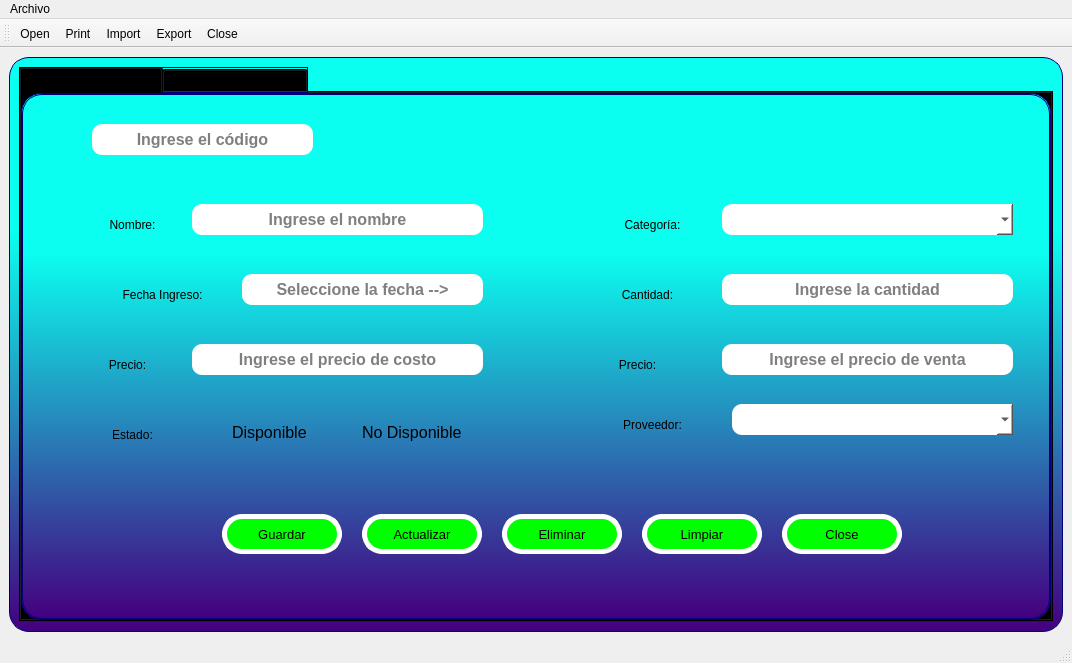
<?xml version="1.0" encoding="UTF-8"?>
<ui version="4.0">
 <class>MainWindowMain</class>
 <widget class="QMainWindow" name="MainWindowMain">
  <property name="geometry">
   <rect>
    <x>0</x>
    <y>0</y>
    <width>1072</width>
    <height>663</height>
   </rect>
  </property>
  <property name="windowTitle">
   <string>Gestión de Productos</string>
  </property>
  <widget class="QWidget" name="centralwidget">
   <layout class="QVBoxLayout" name="verticalLayout">
    <item>
     <widget class="QFrame" name="frame">
      <property name="styleSheet">
       <string notr="true">background-color: qlineargradient(spread:reflect, x1:0.543, y1:0, x2:0.541, y2:1, stop:0.300766 rgba(11, 255, 240, 255), stop:1 rgba(68, 0, 127, 255));

border-radius:20px;
border:1px solid #00007f;</string>
      </property>
      <property name="frameShape">
       <enum>QFrame::StyledPanel</enum>
      </property>
      <property name="frameShadow">
       <enum>QFrame::Raised</enum>
      </property>
      <layout class="QVBoxLayout" name="verticalLayout_2">
       <item>
        <widget class="QTabWidget" name="tabWidget">
         <property name="tabShape">
          <enum>QTabWidget::Rounded</enum>
         </property>
         <property name="currentIndex">
          <number>0</number>
         </property>
         <widget class="QWidget" name="tab_2">
          <attribute name="title">
           <string>Registro de Productos</string>
          </attribute>
          <widget class="QLabel" name="label_2">
           <property name="geometry">
            <rect>
             <x>70</x>
             <y>120</y>
             <width>81</width>
             <height>21</height>
            </rect>
           </property>
           <property name="styleSheet">
            <string notr="true">background-color: rgba(0, 0, 0,0%);
font: 75 16pt &quot;Arial&quot;;
border:none</string>
           </property>
           <property name="text">
            <string>Nombre:</string>
           </property>
           <property name="alignment">
            <set>Qt::AlignCenter</set>
           </property>
          </widget>
          <widget class="QLineEdit" name="TxtName">
           <property name="geometry">
            <rect>
             <x>170</x>
             <y>110</y>
             <width>291</width>
             <height>31</height>
            </rect>
           </property>
           <property name="font">
            <font>
             <pointsize>12</pointsize>
             <weight>75</weight>
             <bold>true</bold>
            </font>
           </property>
           <property name="styleSheet">
            <string notr="true">background-color: rgb(255, 255, 255,255);
border-radius:10px;
border:none</string>
           </property>
           <property name="alignment">
            <set>Qt::AlignCenter</set>
           </property>
           <property name="placeholderText">
            <string>Ingrese el nombre</string>
           </property>
          </widget>
          <widget class="QLabel" name="label_3">
           <property name="geometry">
            <rect>
             <x>580</x>
             <y>120</y>
             <width>101</width>
             <height>21</height>
            </rect>
           </property>
           <property name="styleSheet">
            <string notr="true">background-color: rgba(0, 0, 0,0%);
font: 75 16pt &quot;Arial&quot;;
border:none</string>
           </property>
           <property name="text">
            <string>Categoría:</string>
           </property>
           <property name="alignment">
            <set>Qt::AlignCenter</set>
           </property>
          </widget>
          <widget class="QPushButton" name="BtnClose">
           <property name="geometry">
            <rect>
             <x>760</x>
             <y>420</y>
             <width>120</width>
             <height>40</height>
            </rect>
           </property>
           <property name="font">
            <font>
             <family>MS Shell Dlg 2</family>
             <pointsize>10</pointsize>
             <weight>9</weight>
             <italic>false</italic>
             <bold>false</bold>
            </font>
           </property>
           <property name="styleSheet">
            <string notr="true">QPushButton{
font: 75 10pt &quot;MS Shell Dlg 2&quot;;
background-color: rgb(0, 255, 0);
font: 75 10pt &quot;MS Shell Dlg 2&quot;;
border:5px solid #ffffff;
}

QPushButton:hover{
background-color: rgb(255, 255, 0);
font: 75 10pt &quot;MS Shell Dlg 2&quot;;
border:5px solid #0000f;
}</string>
           </property>
           <property name="text">
            <string>Close</string>
           </property>
           <property name="icon">
            <iconset>
             <normaloff>../Actividad2/close.png</normaloff>../Actividad2/close.png</iconset>
           </property>
           <property name="iconSize">
            <size>
             <width>30</width>
             <height>30</height>
            </size>
           </property>
          </widget>
          <widget class="QPushButton" name="BtnDelete">
           <property name="geometry">
            <rect>
             <x>480</x>
             <y>420</y>
             <width>120</width>
             <height>40</height>
            </rect>
           </property>
           <property name="font">
            <font>
             <family>MS Shell Dlg 2</family>
             <pointsize>10</pointsize>
             <weight>9</weight>
             <italic>false</italic>
             <bold>false</bold>
            </font>
           </property>
           <property name="styleSheet">
            <string notr="true">QPushButton{
font: 75 10pt &quot;MS Shell Dlg 2&quot;;
background-color: rgb(0, 255, 0);
font: 75 10pt &quot;MS Shell Dlg 2&quot;;
border:5px solid #ffffff;
}

QPushButton:hover{
background-color: rgb(255, 255, 0);
font: 75 10pt &quot;MS Shell Dlg 2&quot;;
border:5px solid #0000f;
}</string>
           </property>
           <property name="text">
            <string>Eliminar</string>
           </property>
           <property name="icon">
            <iconset>
             <normaloff>../Actividad2/delete.png</normaloff>../Actividad2/delete.png</iconset>
           </property>
           <property name="iconSize">
            <size>
             <width>30</width>
             <height>30</height>
            </size>
           </property>
          </widget>
          <widget class="QPushButton" name="BtnClean">
           <property name="geometry">
            <rect>
             <x>620</x>
             <y>420</y>
             <width>120</width>
             <height>40</height>
            </rect>
           </property>
           <property name="font">
            <font>
             <family>MS Shell Dlg 2</family>
             <pointsize>10</pointsize>
             <weight>9</weight>
             <italic>false</italic>
             <bold>false</bold>
            </font>
           </property>
           <property name="styleSheet">
            <string notr="true">QPushButton{
font: 75 10pt &quot;MS Shell Dlg 2&quot;;
background-color: rgb(0, 255, 0);
font: 75 10pt &quot;MS Shell Dlg 2&quot;;
border:5px solid #ffffff;
}

QPushButton:hover{
background-color: rgb(255, 255, 0);
font: 75 10pt &quot;MS Shell Dlg 2&quot;;
border:5px solid #0000f;
}</string>
           </property>
           <property name="text">
            <string>Limpiar</string>
           </property>
           <property name="icon">
            <iconset>
             <normaloff>../Actividad2/papelera.png</normaloff>../Actividad2/papelera.png</iconset>
           </property>
           <property name="iconSize">
            <size>
             <width>30</width>
             <height>30</height>
            </size>
           </property>
          </widget>
          <widget class="QPushButton" name="BtnUpdate">
           <property name="geometry">
            <rect>
             <x>340</x>
             <y>420</y>
             <width>120</width>
             <height>40</height>
            </rect>
           </property>
           <property name="font">
            <font>
             <family>MS Shell Dlg 2</family>
             <pointsize>10</pointsize>
             <weight>9</weight>
             <italic>false</italic>
             <bold>false</bold>
            </font>
           </property>
           <property name="styleSheet">
            <string notr="true">QPushButton{
font: 75 10pt &quot;MS Shell Dlg 2&quot;;
background-color: rgb(0, 255, 0);
font: 75 10pt &quot;MS Shell Dlg 2&quot;;
border:5px solid #ffffff;
}

QPushButton:hover{
background-color: rgb(255, 255, 0);
font: 75 10pt &quot;MS Shell Dlg 2&quot;;
border:5px solid #0000f;
}</string>
           </property>
           <property name="text">
            <string>Actualizar</string>
           </property>
           <property name="icon">
            <iconset>
             <normaloff>../Actividad2/modify.png</normaloff>../Actividad2/modify.png</iconset>
           </property>
           <property name="iconSize">
            <size>
             <width>30</width>
             <height>30</height>
            </size>
           </property>
          </widget>
          <widget class="QPushButton" name="BtnSave">
           <property name="geometry">
            <rect>
             <x>200</x>
             <y>420</y>
             <width>120</width>
             <height>40</height>
            </rect>
           </property>
           <property name="font">
            <font>
             <family>MS Shell Dlg 2</family>
             <pointsize>10</pointsize>
             <weight>9</weight>
             <italic>false</italic>
             <bold>false</bold>
            </font>
           </property>
           <property name="styleSheet">
            <string notr="true">QPushButton{
font: 75 10pt &quot;MS Shell Dlg 2&quot;;
background-color: rgb(0, 255, 0);
font: 75 10pt &quot;MS Shell Dlg 2&quot;;
border:5px solid #ffffff;
}

QPushButton:hover{
background-color: rgb(255, 255, 0);
font: 75 10pt &quot;MS Shell Dlg 2&quot;;
border:5px solid #0000f;
}</string>
           </property>
           <property name="text">
            <string>Guardar</string>
           </property>
           <property name="icon">
            <iconset>
             <normaloff>../Actividad2/save.png</normaloff>../Actividad2/save.png</iconset>
           </property>
           <property name="iconSize">
            <size>
             <width>30</width>
             <height>30</height>
            </size>
           </property>
          </widget>
          <widget class="QLineEdit" name="TxtPriceC">
           <property name="geometry">
            <rect>
             <x>170</x>
             <y>250</y>
             <width>291</width>
             <height>31</height>
            </rect>
           </property>
           <property name="font">
            <font>
             <pointsize>12</pointsize>
             <weight>75</weight>
             <bold>true</bold>
            </font>
           </property>
           <property name="styleSheet">
            <string notr="true">background-color: rgb(255, 255, 255,255);
border-radius:10px;
border:none</string>
           </property>
           <property name="alignment">
            <set>Qt::AlignCenter</set>
           </property>
           <property name="placeholderText">
            <string>Ingrese el precio de costo</string>
           </property>
          </widget>
          <widget class="QLabel" name="label_4">
           <property name="geometry">
            <rect>
             <x>60</x>
             <y>260</y>
             <width>91</width>
             <height>21</height>
            </rect>
           </property>
           <property name="styleSheet">
            <string notr="true">background-color: rgba(0, 0, 0,0%);
font: 75 16pt &quot;Arial&quot;;
border:none</string>
           </property>
           <property name="text">
            <string>Precio:</string>
           </property>
           <property name="alignment">
            <set>Qt::AlignCenter</set>
           </property>
          </widget>
          <widget class="QLineEdit" name="TxtPriceV">
           <property name="geometry">
            <rect>
             <x>700</x>
             <y>250</y>
             <width>291</width>
             <height>31</height>
            </rect>
           </property>
           <property name="font">
            <font>
             <pointsize>12</pointsize>
             <weight>75</weight>
             <bold>true</bold>
            </font>
           </property>
           <property name="styleSheet">
            <string notr="true">background-color: rgb(255, 255, 255,255);
border-radius:10px;
border:none</string>
           </property>
           <property name="alignment">
            <set>Qt::AlignCenter</set>
           </property>
           <property name="placeholderText">
            <string>Ingrese el precio de venta</string>
           </property>
          </widget>
          <widget class="QLabel" name="label_5">
           <property name="geometry">
            <rect>
             <x>580</x>
             <y>260</y>
             <width>71</width>
             <height>21</height>
            </rect>
           </property>
           <property name="styleSheet">
            <string notr="true">background-color: rgba(0, 0, 0,0%);
font: 75 16pt &quot;Arial&quot;;
border:none</string>
           </property>
           <property name="text">
            <string>Precio:</string>
           </property>
           <property name="alignment">
            <set>Qt::AlignCenter</set>
           </property>
          </widget>
          <widget class="QLabel" name="label_6">
           <property name="geometry">
            <rect>
             <x>70</x>
             <y>330</y>
             <width>81</width>
             <height>21</height>
            </rect>
           </property>
           <property name="styleSheet">
            <string notr="true">background-color: rgba(0, 0, 0,0%);
font: 75 16pt &quot;Arial&quot;;
border:none</string>
           </property>
           <property name="text">
            <string>Estado:</string>
           </property>
           <property name="alignment">
            <set>Qt::AlignCenter</set>
           </property>
          </widget>
          <widget class="QLineEdit" name="TxtStock">
           <property name="geometry">
            <rect>
             <x>700</x>
             <y>180</y>
             <width>291</width>
             <height>31</height>
            </rect>
           </property>
           <property name="font">
            <font>
             <pointsize>12</pointsize>
             <weight>75</weight>
             <bold>true</bold>
            </font>
           </property>
           <property name="styleSheet">
            <string notr="true">background-color: rgb(255, 255, 255,255);
border-radius:10px;
border:none</string>
           </property>
           <property name="alignment">
            <set>Qt::AlignCenter</set>
           </property>
           <property name="placeholderText">
            <string>Ingrese la cantidad</string>
           </property>
          </widget>
          <widget class="QLabel" name="label_7">
           <property name="geometry">
            <rect>
             <x>580</x>
             <y>190</y>
             <width>91</width>
             <height>21</height>
            </rect>
           </property>
           <property name="styleSheet">
            <string notr="true">background-color: rgba(0, 0, 0,0%);
font: 75 16pt &quot;Arial&quot;;
border:none</string>
           </property>
           <property name="text">
            <string>Cantidad:</string>
           </property>
           <property name="alignment">
            <set>Qt::AlignCenter</set>
           </property>
          </widget>
          <widget class="QLabel" name="label_9">
           <property name="geometry">
            <rect>
             <x>580</x>
             <y>320</y>
             <width>101</width>
             <height>21</height>
            </rect>
           </property>
           <property name="styleSheet">
            <string notr="true">background-color: rgba(0, 0, 0,0%);
font: 75 16pt &quot;Arial&quot;;
border:none</string>
           </property>
           <property name="text">
            <string>Proveedor:</string>
           </property>
           <property name="alignment">
            <set>Qt::AlignCenter</set>
           </property>
          </widget>
          <widget class="QLabel" name="label_10">
           <property name="geometry">
            <rect>
             <x>70</x>
             <y>190</y>
             <width>141</width>
             <height>21</height>
            </rect>
           </property>
           <property name="styleSheet">
            <string notr="true">background-color: rgba(0, 0, 0,0%);
font: 75 16pt &quot;Arial&quot;;
border:none</string>
           </property>
           <property name="text">
            <string>Fecha Ingreso:</string>
           </property>
           <property name="alignment">
            <set>Qt::AlignCenter</set>
           </property>
          </widget>
          <widget class="QComboBox" name="CbCategory">
           <property name="geometry">
            <rect>
             <x>700</x>
             <y>110</y>
             <width>291</width>
             <height>31</height>
            </rect>
           </property>
           <property name="font">
            <font>
             <pointsize>12</pointsize>
             <weight>75</weight>
             <bold>true</bold>
            </font>
           </property>
           <property name="toolTipDuration">
            <number>-3</number>
           </property>
           <property name="layoutDirection">
            <enum>Qt::LeftToRight</enum>
           </property>
           <property name="styleSheet">
            <string notr="true">background-color: rgb(255, 255, 255,255);
border-radius:10px;
border:none</string>
           </property>
           <property name="editable">
            <bool>true</bool>
           </property>
           <property name="currentText">
            <string/>
           </property>
          </widget>
          <widget class="QComboBox" name="CbSupplier">
           <property name="geometry">
            <rect>
             <x>710</x>
             <y>310</y>
             <width>281</width>
             <height>31</height>
            </rect>
           </property>
           <property name="font">
            <font>
             <pointsize>12</pointsize>
             <weight>75</weight>
             <bold>true</bold>
            </font>
           </property>
           <property name="toolTipDuration">
            <number>1</number>
           </property>
           <property name="styleSheet">
            <string notr="true">background-color: rgb(255, 255, 255,255);
border-radius:10px;
border:none</string>
           </property>
          </widget>
          <widget class="QRadioButton" name="RbAvailable">
           <property name="geometry">
            <rect>
             <x>190</x>
             <y>330</y>
             <width>101</width>
             <height>17</height>
            </rect>
           </property>
           <property name="font">
            <font>
             <pointsize>12</pointsize>
             <weight>50</weight>
             <bold>false</bold>
            </font>
           </property>
           <property name="styleSheet">
            <string notr="true">background-color: rgba(0, 0, 0,0%);
border:none</string>
           </property>
           <property name="text">
            <string>Disponible</string>
           </property>
           <attribute name="buttonGroup">
            <string notr="true">ButGroupStatus</string>
           </attribute>
          </widget>
          <widget class="QPushButton" name="BtnSearch_2">
           <property name="geometry">
            <rect>
             <x>310</x>
             <y>30</y>
             <width>29</width>
             <height>25</height>
            </rect>
           </property>
           <property name="autoFillBackground">
            <bool>false</bool>
           </property>
           <property name="styleSheet">
            <string notr="true">background-color: rgba(0, 0, 0,0%);
border:none</string>
           </property>
           <property name="text">
            <string/>
           </property>
           <property name="icon">
            <iconset>
             <normaloff>../Actividad2/lupa.png</normaloff>../Actividad2/lupa.png</iconset>
           </property>
           <property name="iconSize">
            <size>
             <width>25</width>
             <height>25</height>
            </size>
           </property>
          </widget>
          <widget class="QLineEdit" name="TxtId">
           <property name="geometry">
            <rect>
             <x>70</x>
             <y>30</y>
             <width>221</width>
             <height>31</height>
            </rect>
           </property>
           <property name="font">
            <font>
             <pointsize>12</pointsize>
             <weight>75</weight>
             <bold>true</bold>
            </font>
           </property>
           <property name="styleSheet">
            <string notr="true">background-color: rgb(255, 255, 255,255);
border-radius:10px;
border:none</string>
           </property>
           <property name="alignment">
            <set>Qt::AlignCenter</set>
           </property>
           <property name="placeholderText">
            <string>Ingrese el código</string>
           </property>
          </widget>
          <widget class="QLineEdit" name="TxtDate">
           <property name="geometry">
            <rect>
             <x>220</x>
             <y>180</y>
             <width>241</width>
             <height>31</height>
            </rect>
           </property>
           <property name="font">
            <font>
             <pointsize>12</pointsize>
             <weight>75</weight>
             <bold>true</bold>
            </font>
           </property>
           <property name="styleSheet">
            <string notr="true">background-color: rgb(255, 255, 255,255);
border-radius:10px;
border:none</string>
           </property>
           <property name="alignment">
            <set>Qt::AlignCenter</set>
           </property>
           <property name="placeholderText">
            <string>Seleccione la fecha --&gt;</string>
           </property>
          </widget>
          <widget class="QPushButton" name="BtnCalendar">
           <property name="geometry">
            <rect>
             <x>470</x>
             <y>175</y>
             <width>40</width>
             <height>40</height>
            </rect>
           </property>
           <property name="styleSheet">
            <string notr="true">background-color: rgba(0, 0, 0,0%);
border:none</string>
           </property>
           <property name="text">
            <string/>
           </property>
           <property name="icon">
            <iconset>
             <normaloff>images/dateta.png</normaloff>images/dateta.png</iconset>
           </property>
           <property name="iconSize">
            <size>
             <width>50</width>
             <height>50</height>
            </size>
           </property>
          </widget>
          <widget class="QLabel" name="LbStatus">
           <property name="geometry">
            <rect>
             <x>20</x>
             <y>490</y>
             <width>991</width>
             <height>20</height>
            </rect>
           </property>
           <property name="styleSheet">
            <string notr="true">background-color: rgba(0, 0, 0,0%);
color: rgb(0, 255, 127);
font: 75 10pt &quot;Arial&quot;;
border:none</string>
           </property>
           <property name="text">
            <string/>
           </property>
          </widget>
          <widget class="QLabel" name="LbWelcome">
           <property name="geometry">
            <rect>
             <x>810</x>
             <y>530</y>
             <width>241</width>
             <height>20</height>
            </rect>
           </property>
           <property name="font">
            <font>
             <family>Arial</family>
             <pointsize>12</pointsize>
             <weight>9</weight>
             <italic>false</italic>
             <bold>false</bold>
            </font>
           </property>
           <property name="styleSheet">
            <string notr="true">background-color: rgba(0, 0, 0,0%);
color: rgb(0, 255, 127);
font: 75 12pt &quot;Arial&quot;;
border:none</string>
           </property>
           <property name="text">
            <string/>
           </property>
           <property name="alignment">
            <set>Qt::AlignRight|Qt::AlignTrailing|Qt::AlignVCenter</set>
           </property>
          </widget>
          <widget class="QRadioButton" name="RbNotAvailable">
           <property name="geometry">
            <rect>
             <x>320</x>
             <y>330</y>
             <width>131</width>
             <height>17</height>
            </rect>
           </property>
           <property name="font">
            <font>
             <pointsize>12</pointsize>
             <weight>50</weight>
             <bold>false</bold>
            </font>
           </property>
           <property name="styleSheet">
            <string notr="true">background-color: rgba(0, 0, 0,0%);
border:none</string>
           </property>
           <property name="text">
            <string>No Disponible</string>
           </property>
           <attribute name="buttonGroup">
            <string notr="true">ButGroupStatus</string>
           </attribute>
          </widget>
         </widget>
         <widget class="QWidget" name="tab">
          <attribute name="title">
           <string>Consulta de Productos</string>
          </attribute>
          <widget class="QPushButton" name="BtnSearch">
           <property name="geometry">
            <rect>
             <x>270</x>
             <y>80</y>
             <width>29</width>
             <height>25</height>
            </rect>
           </property>
           <property name="autoFillBackground">
            <bool>false</bool>
           </property>
           <property name="styleSheet">
            <string notr="true">background-color: rgba(0, 0, 0,0%);
border:none</string>
           </property>
           <property name="text">
            <string/>
           </property>
           <property name="icon">
            <iconset>
             <normaloff>../Actividad2/lupa.png</normaloff>../Actividad2/lupa.png</iconset>
           </property>
           <property name="iconSize">
            <size>
             <width>25</width>
             <height>25</height>
            </size>
           </property>
          </widget>
          <widget class="QTableWidget" name="cliTable">
           <property name="geometry">
            <rect>
             <x>30</x>
             <y>140</y>
             <width>931</width>
             <height>351</height>
            </rect>
           </property>
           <property name="contextMenuPolicy">
            <enum>Qt::NoContextMenu</enum>
           </property>
           <property name="autoFillBackground">
            <bool>false</bool>
           </property>
           <property name="styleSheet">
            <string notr="true">background-color: rgba(0, 0, 0,0%);
border:none</string>
           </property>
           <property name="verticalScrollBarPolicy">
            <enum>Qt::ScrollBarAlwaysOn</enum>
           </property>
           <property name="horizontalScrollBarPolicy">
            <enum>Qt::ScrollBarAlwaysOn</enum>
           </property>
           <property name="sizeAdjustPolicy">
            <enum>QAbstractScrollArea::AdjustIgnored</enum>
           </property>
           <property name="dragEnabled">
            <bool>false</bool>
           </property>
           <property name="alternatingRowColors">
            <bool>false</bool>
           </property>
           <property name="textElideMode">
            <enum>Qt::ElideMiddle</enum>
           </property>
           <property name="horizontalScrollMode">
            <enum>QAbstractItemView::ScrollPerItem</enum>
           </property>
           <property name="showGrid">
            <bool>true</bool>
           </property>
           <property name="gridStyle">
            <enum>Qt::SolidLine</enum>
           </property>
           <property name="cornerButtonEnabled">
            <bool>true</bool>
           </property>
           <property name="rowCount">
            <number>5</number>
           </property>
           <attribute name="horizontalHeaderCascadingSectionResizes">
            <bool>true</bool>
           </attribute>
           <attribute name="horizontalHeaderDefaultSectionSize">
            <number>120</number>
           </attribute>
           <attribute name="horizontalHeaderHighlightSections">
            <bool>true</bool>
           </attribute>
           <attribute name="horizontalHeaderMinimumSectionSize">
            <number>50</number>
           </attribute>
           <attribute name="horizontalHeaderShowSortIndicator" stdset="0">
            <bool>false</bool>
           </attribute>
           <attribute name="verticalHeaderCascadingSectionResizes">
            <bool>true</bool>
           </attribute>
           <attribute name="verticalHeaderDefaultSectionSize">
            <number>20</number>
           </attribute>
           <attribute name="verticalHeaderHighlightSections">
            <bool>true</bool>
           </attribute>
           <attribute name="verticalHeaderMinimumSectionSize">
            <number>20</number>
           </attribute>
           <attribute name="verticalHeaderShowSortIndicator" stdset="0">
            <bool>false</bool>
           </attribute>
           <attribute name="verticalHeaderStretchLastSection">
            <bool>false</bool>
           </attribute>
           <row/>
           <row/>
           <row/>
           <row/>
           <row/>
           <column>
            <property name="text">
             <string>Código</string>
            </property>
            <property name="font">
             <font>
              <pointsize>12</pointsize>
              <weight>75</weight>
              <bold>true</bold>
             </font>
            </property>
            <property name="textAlignment">
             <set>AlignCenter</set>
            </property>
           </column>
           <column>
            <property name="text">
             <string>Nombre</string>
            </property>
            <property name="font">
             <font>
              <pointsize>12</pointsize>
              <weight>75</weight>
              <bold>true</bold>
             </font>
            </property>
            <property name="textAlignment">
             <set>AlignCenter</set>
            </property>
           </column>
           <column>
            <property name="text">
             <string>Categoría</string>
            </property>
            <property name="font">
             <font>
              <pointsize>12</pointsize>
              <weight>75</weight>
              <bold>true</bold>
             </font>
            </property>
            <property name="textAlignment">
             <set>AlignCenter</set>
            </property>
           </column>
           <column>
            <property name="text">
             <string>Fecha Ingreso</string>
            </property>
            <property name="font">
             <font>
              <pointsize>12</pointsize>
              <weight>75</weight>
              <bold>true</bold>
             </font>
            </property>
            <property name="textAlignment">
             <set>AlignCenter</set>
            </property>
           </column>
           <column>
            <property name="text">
             <string>Cantidad</string>
            </property>
            <property name="font">
             <font>
              <pointsize>12</pointsize>
              <weight>75</weight>
              <bold>true</bold>
             </font>
            </property>
            <property name="textAlignment">
             <set>AlignCenter</set>
            </property>
           </column>
           <column>
            <property name="text">
             <string>Precio Costo</string>
            </property>
            <property name="font">
             <font>
              <pointsize>12</pointsize>
              <weight>75</weight>
              <bold>true</bold>
             </font>
            </property>
            <property name="textAlignment">
             <set>AlignCenter</set>
            </property>
           </column>
           <column>
            <property name="text">
             <string>Precio Venta</string>
            </property>
            <property name="font">
             <font>
              <pointsize>12</pointsize>
              <weight>75</weight>
              <bold>true</bold>
             </font>
            </property>
            <property name="textAlignment">
             <set>AlignCenter</set>
            </property>
           </column>
           <column>
            <property name="text">
             <string>Estado</string>
            </property>
            <property name="font">
             <font>
              <pointsize>12</pointsize>
              <weight>75</weight>
              <bold>true</bold>
             </font>
            </property>
            <property name="textAlignment">
             <set>AlignCenter</set>
            </property>
           </column>
           <column>
            <property name="text">
             <string>Proveedor</string>
            </property>
            <property name="font">
             <font>
              <pointsize>12</pointsize>
              <weight>75</weight>
              <bold>true</bold>
             </font>
            </property>
            <property name="textAlignment">
             <set>AlignCenter</set>
            </property>
           </column>
          </widget>
          <widget class="QLineEdit" name="TxtCode">
           <property name="geometry">
            <rect>
             <x>30</x>
             <y>80</y>
             <width>221</width>
             <height>31</height>
            </rect>
           </property>
           <property name="font">
            <font>
             <pointsize>12</pointsize>
             <weight>75</weight>
             <bold>true</bold>
            </font>
           </property>
           <property name="styleSheet">
            <string notr="true">background-color: rgb(255, 255, 255,255);
border-radius:10px;
border:none</string>
           </property>
           <property name="alignment">
            <set>Qt::AlignCenter</set>
           </property>
           <property name="placeholderText">
            <string/>
           </property>
          </widget>
          <widget class="QLabel" name="LbWelcome2">
           <property name="geometry">
            <rect>
             <x>810</x>
             <y>530</y>
             <width>241</width>
             <height>20</height>
            </rect>
           </property>
           <property name="font">
            <font>
             <family>Arial</family>
             <pointsize>12</pointsize>
             <weight>9</weight>
             <italic>false</italic>
             <bold>false</bold>
            </font>
           </property>
           <property name="styleSheet">
            <string notr="true">background-color: rgba(0, 0, 0,0%);
color: rgb(0, 255, 127);
font: 75 12pt &quot;Arial&quot;;
border:none</string>
           </property>
           <property name="text">
            <string/>
           </property>
           <property name="alignment">
            <set>Qt::AlignRight|Qt::AlignTrailing|Qt::AlignVCenter</set>
           </property>
          </widget>
          <widget class="QComboBox" name="CbSearch">
           <property name="geometry">
            <rect>
             <x>30</x>
             <y>30</y>
             <width>291</width>
             <height>31</height>
            </rect>
           </property>
           <property name="styleSheet">
            <string notr="true">background-color: rgb(255, 255, 255,255);
border-radius:10px;
border:none</string>
           </property>
          </widget>
         </widget>
        </widget>
       </item>
      </layout>
     </widget>
    </item>
   </layout>
  </widget>
  <widget class="QMenuBar" name="menubar">
   <property name="geometry">
    <rect>
     <x>0</x>
     <y>0</y>
     <width>1072</width>
     <height>21</height>
    </rect>
   </property>
   <widget class="QMenu" name="menuAbrir">
    <property name="title">
     <string>Archivo</string>
    </property>
    <addaction name="actionAbrir"/>
    <addaction name="actionSalir"/>
   </widget>
   <addaction name="menuAbrir"/>
  </widget>
  <widget class="QToolBar" name="toolBar">
   <property name="windowTitle">
    <string>toolBar</string>
   </property>
   <attribute name="toolBarArea">
    <enum>TopToolBarArea</enum>
   </attribute>
   <attribute name="toolBarBreak">
    <bool>false</bool>
   </attribute>
   <addaction name="actionOpen"/>
   <addaction name="actionPrint"/>
   <addaction name="actionImport"/>
   <addaction name="actionExport"/>
   <addaction name="actionCloseTB"/>
  </widget>
  <widget class="QStatusBar" name="statusBar"/>
  <action name="actionOpen">
   <property name="icon">
    <iconset>
     <normaloff>images/folder.png</normaloff>images/folder.png</iconset>
   </property>
   <property name="text">
    <string>Open</string>
   </property>
  </action>
  <action name="actionExport">
   <property name="icon">
    <iconset>
     <normaloff>images/exportar.png</normaloff>images/exportar.png</iconset>
   </property>
   <property name="text">
    <string>Export</string>
   </property>
  </action>
  <action name="actionImport">
   <property name="icon">
    <iconset>
     <normaloff>images/importar.png</normaloff>images/importar.png</iconset>
   </property>
   <property name="text">
    <string>Import</string>
   </property>
  </action>
  <action name="actionCloseTB">
   <property name="icon">
    <iconset>
     <normaloff>images/close.png</normaloff>images/close.png</iconset>
   </property>
   <property name="text">
    <string>Close</string>
   </property>
  </action>
  <action name="actionAbrir">
   <property name="text">
    <string>Abrir</string>
   </property>
  </action>
  <action name="actionSalir">
   <property name="text">
    <string>Salir</string>
   </property>
  </action>
  <action name="actionPrint">
   <property name="icon">
    <iconset>
     <normaloff>images/print.png</normaloff>images/print.png</iconset>
   </property>
   <property name="text">
    <string>Print</string>
   </property>
  </action>
 </widget>
 <resources/>
 <connections/>
 <buttongroups>
  <buttongroup name="ButGroupStatus"/>
 </buttongroups>
</ui>
